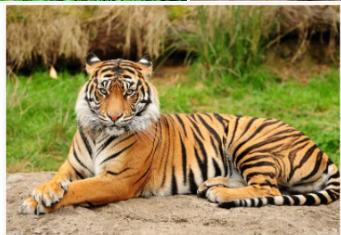
#> input picture yly/1.jpg, 341 x 235 px
$ python 1.py
#> lines starting #> are read from the running program, lines starting #| are printed output that depends on the picture; after the words box and inside, x2 and y2 are one past the last pixel; in counts of white or black regions, pixels touching at a corner belong together
import numpy as np
import cv2

img=cv2.imread('1.jpg')
#> img is the input picture: shape (235, 341, 3); mean B, G, R 81.8, 133.8, 150
head=img[70:120,100:150].copy()
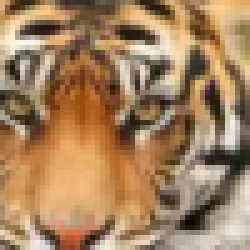
#> head: shape (50, 50, 3) (shown 5 times larger); mean B, G, R 94.8, 129.9, 164
for i in range(1,4):
    for j in range(1,4):
        img[50*(i-1):50*i,50*(j-1):50*(j)]=head
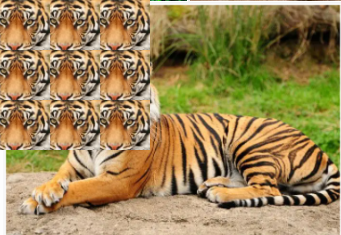
#> img: shape (235, 341, 3); mean B, G, R 86.1, 133.1, 155.8
for i in range(1,4):
    for j in range(1,4):
        cv2.rectangle(img,(50*(i-1),50*(j-1)),(50*i,50*(j)),(255,255,200),1)
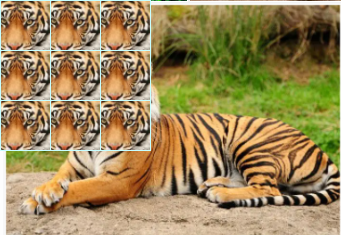
#> img: shape (235, 341, 3); 1.49% of pixels changed, all inside (x1, y1, x2, y2) = (0, 0, 151, 151)
cv2.imshow('image',img)
cv2.waitKey(0)
cv2.destroyAllWindows()
